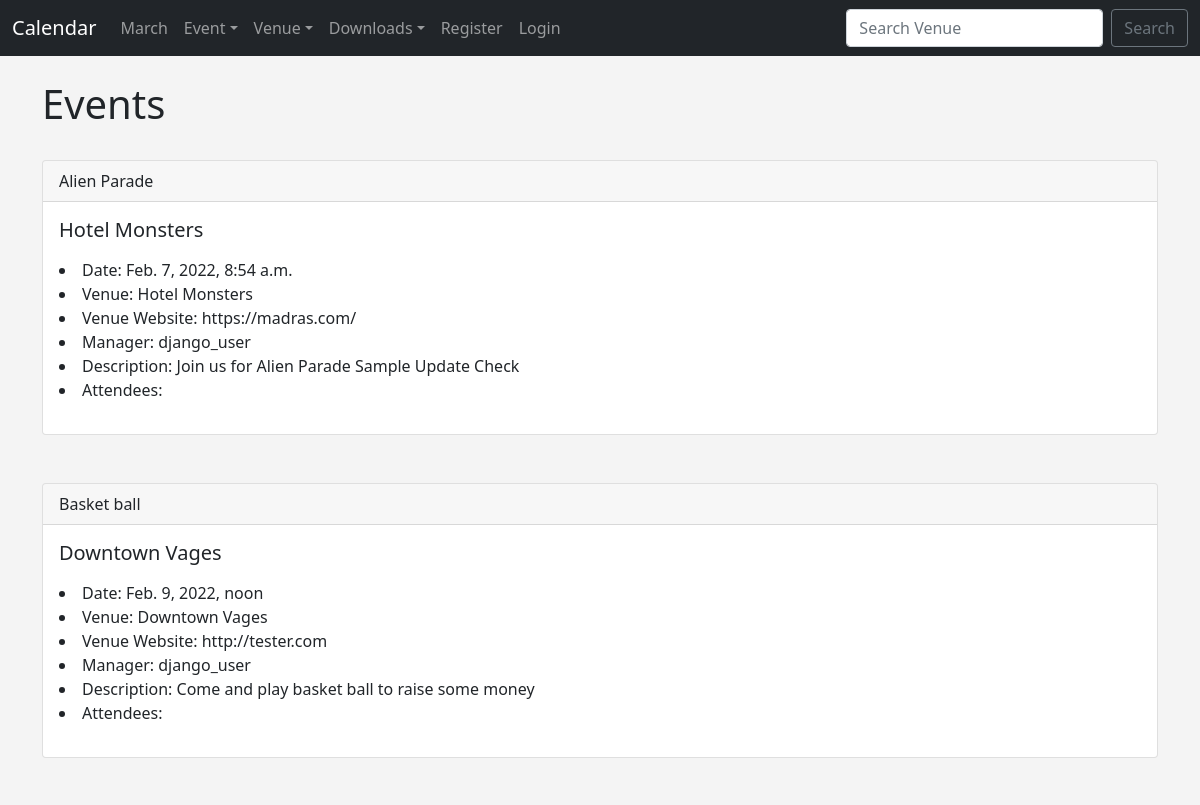
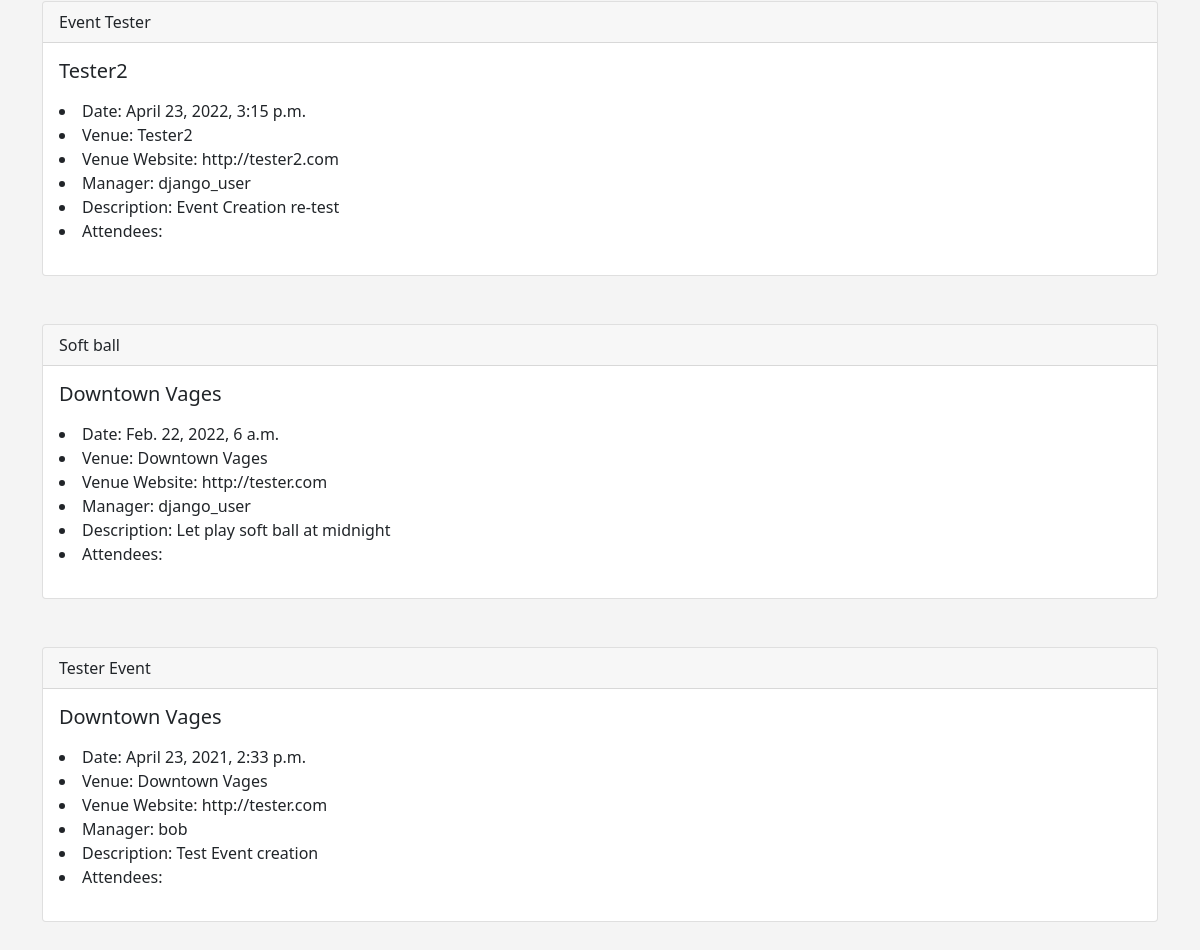
/events, run on an earlier commit of the app's database (2 pictures, top to bottom).
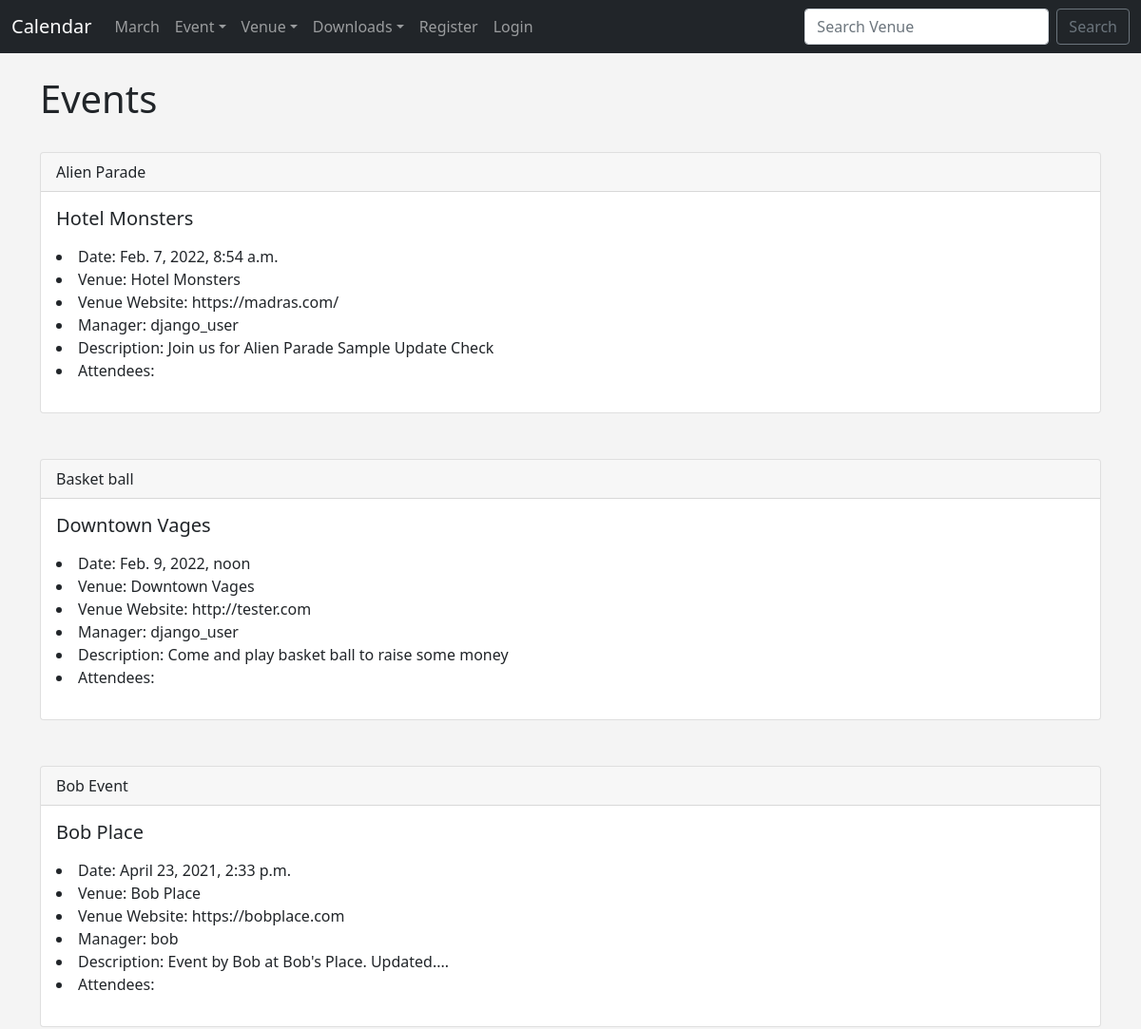
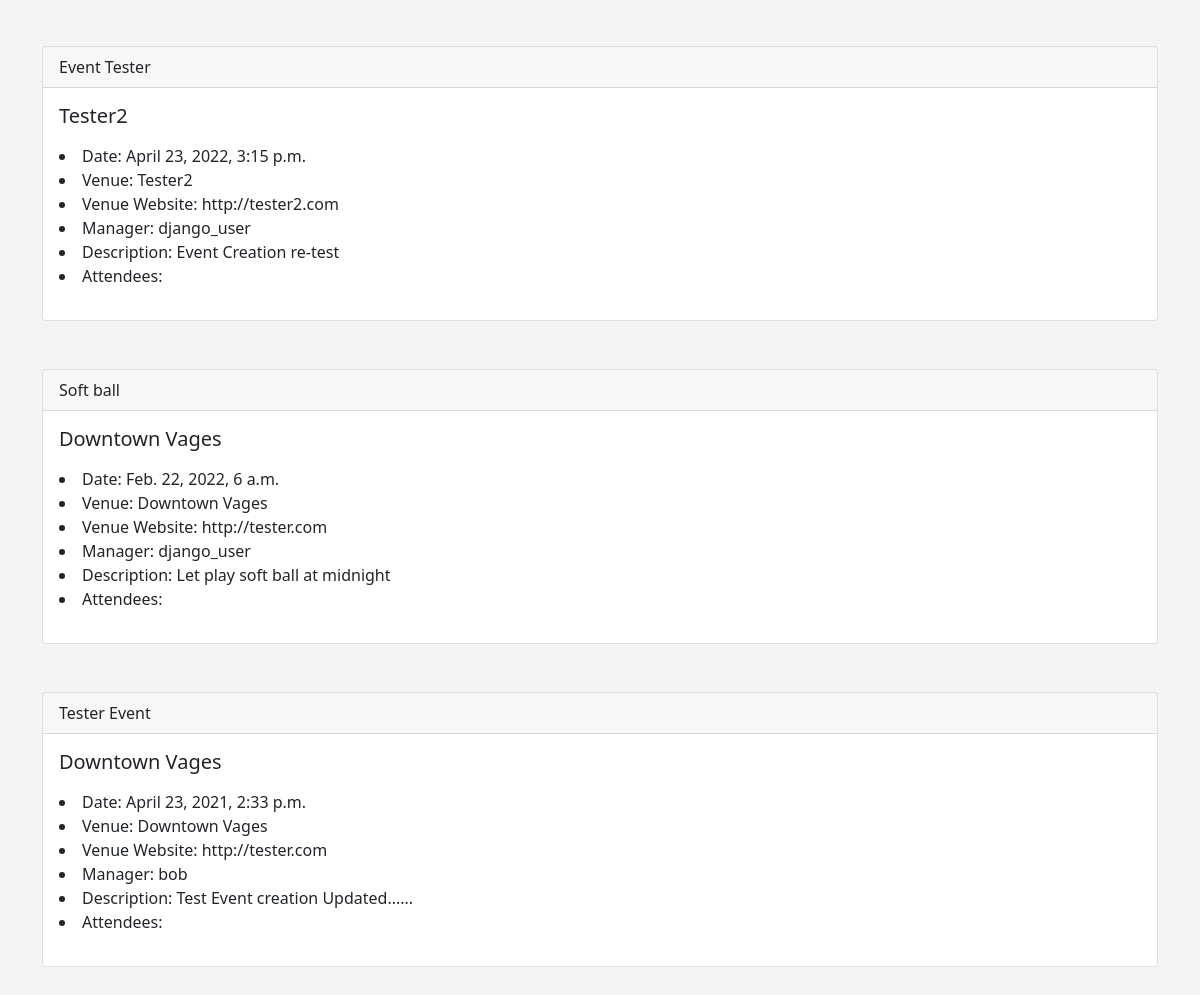
And on a later commit of the database (2 pictures, top to bottom).
### events/models.py (models this page shows)
class Event(models.Model):
    name = models.CharField('Event Name', max_length=122)
    event_date = models.DateTimeField('Event Date', )
    venue = models.ForeignKey(Venue, blank=True, null=True, on_delete=models.CASCADE)
    manager = models.ForeignKey(users, blank=True, null=True, on_delete=models.SET_NULL)
    description = models.TextField(blank = True)
    attendees = models.ManyToManyField(User, blank= True)
    def __str__(self):
        return self.name

class Venue(models.Model):
    name = models.CharField('Venue Name', max_length=122)
    address = models.CharField(max_length=300)
    zip_code = models.CharField('Zip Code', max_length=122)
    phone = models.CharField('Contact Phone', max_length=122, blank=True)
    web = models.URLField('Website Address', blank=True)
    email_address = models.EmailField('Email Address', blank=True)
    owner = models.IntegerField("Venue Owner", blank=False, default=1)
    def __str__(self):
        return self.name

### events/views.py (the view)
# urls.py: path('events', views.all_events, name="list-events"),
def all_events(request):
    event_list = Event.objects.all().order_by('name')
    return render(request,
        "events/event_list.html",
        {
            "event_list": event_list
        })

### events/templates/events/event_list.html (shortened to what this page needs)
{% extends 'events/base.html' %}
{% block content %}
    <h1>Events</h1>
    <br>
    {% for event in event_list %}
    <div class="card">
        <div class="card-header">
            {{ event }}
        </div>
        <div class="card-body">
          <h5 class="card-title">{{ event.venue }}</h5>
          <p class="card-text">
            <li>Date: {{ event.event_date }}</li>
            <li>Venue: {{ event.venue }}</li>
            <li>Venue Website: {{ event.venue.web }}</li>
            <li>Manager: {{ event.manager }}</li>
            <li>Description: {{ event.description }}</li>
            <li>Attendees: {% for user in event.attendees.all %} {{ user }} {% endfor %} </li>
          </p>
        </div>
      </div>
        <br><br>
    {% endfor %}
{% endblock%}

What changed in the data, as far as the page shows it:
added Event: name "Bob Event", venue "Bob Place", event_date "April 23, 2021, 2:33 p.m.", venue.web "https://bobplace.com", manager "bob", description "Event by Bob at Bob's Place. Updated...."
changed Event "Tester Event": description "Test Event creation" → "Test Event creation Updated......"
